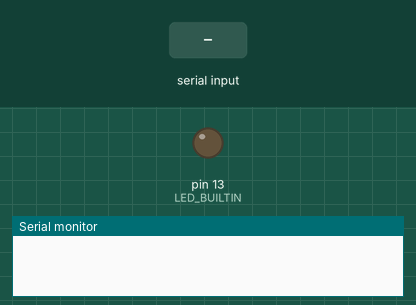
This sketch was run on a simulated Arduino Uno, built with avr-gcc and run on an emulated ATmega328P. On the bench: output pins drawn as LEDs (lit = HIGH), the last lines printed to the serial monitor. The inputs (shaded band) are chosen by the test bench.

Above: at 1.2 s.
1.3 s: "ON" received over Serial
At 3.4 s:
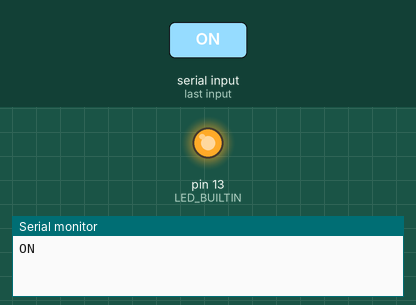
3.8 s: "OFF" received over Serial
At 5.3 s:
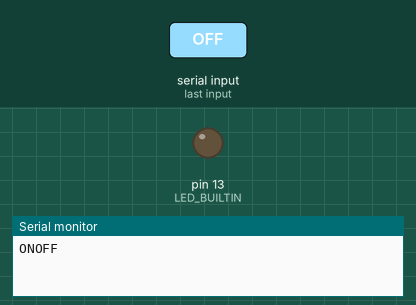
Timing chart, 0 to 6.8 s (numbered marks = the images above; inputs shaded):
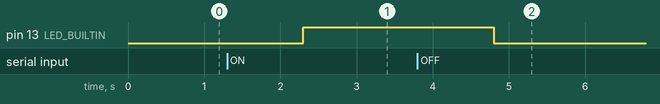

Measured:
- after the input at 1.3 s, pin 13 (LED_BUILTIN): LOW → HIGH after 1.0 s
- after the input at 3.8 s, pin 13 (LED_BUILTIN): HIGH → LOW after 1.0 s

The sketch:

ArduinoDAT505.ino
```cpp
void setup()
{
  Serial.begin(9600);
  pinMode(LED_BUILTIN, OUTPUT);
}

void loop()
{
  if(Serial.available() > 0) {
   String value = Serial.readString();
    Serial.print(value);
    if(value == "ON") {
      digitalWrite(LED_BUILTIN, HIGH);
    }
    else if(value == "OFF") {
      digitalWrite(LED_BUILTIN, LOW);
    }
    //Serial.print(value);
    //Serial.print("\n");

    //digitalWrite(LED_BUILTIN, HIGH);   // turn the LED on (HIGH is the voltage level)
  //delay(1000);                       // wait for a second
  //digitalWrite(LED_BUILTIN, LOW);    // turn the LED off by making the voltage LOW
 //delay(1000);


  }


  }
```
